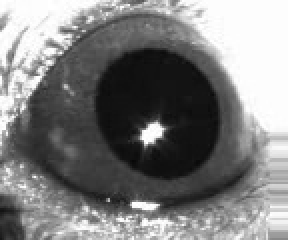
%> input picture set/010316_Mouse882_1_Eye_29.jpeg, 144 x 120 px (shown 2 times larger)
$ octave PupilDiameter.m   (GNU Octave 9; MATLAB toolbox functions it lacks are replaced by stand-ins)
%> lines starting %> are read from the running program, lines starting %| are printed output that depends on the picture; in (x1, y1, x2, y2) boxes, pixels count from 0 and x2, y2 are one past the last pixel; in counts of white or black regions, pixels touching at a corner belong together; the program's own positions count from 1
%% Measure pupil diameter for JPEG
%This script will find the pupil diameter and position in a video of the
%mouse eye. Modified from a version written by Matt McGinley.

%Basic outline to script
%1) Load jpeg of eye in for-loop
%2) Canny edge detection on original image.
%3) Fit ellipse to edge pixels
%4) Find area, centroid and Major and Minor axis of pupil ellipse
%5) Store variables in MySQL using DataJoint


%% Set path and load jpeg

% Read jpeg images (Garrett's case)
% path for Garrett's data: /home/jantine/newnas/Garrett/Pupil Videos/010316/Mouse882/1/010316_Mouse...CompressedROIs/010316_Mouse...Eyes/010316_EyeFrames/2/...

yourFolder = '/home/jantine/newnas/Garrett/Pupil Videos/010316/Mouse882/1/010316_Mouse882_1_CompressedROIs/010316_Mouse882_1_Eyes/010316_EyeFrames/set';
addpath(yourFolder);


% [18 lines of commented-out code are left out]

%% Select Region of Interest (ROI) - maybe not really necessary in Garrett's case
I = imread('010316_Mouse882_1_Eye_29.jpeg');
%> I is the input picture: size 120x144x3 uint8; min 7, max 255, mean 126
%I = imread('010316_Mouse882_1_Eye_28757.jpeg');
I = rgb2gray(I);
%> I: size 120x144 uint8

% BW change to black and white only
level = 0.1; %level in range [0,1]
BW = im2bw(I, level);
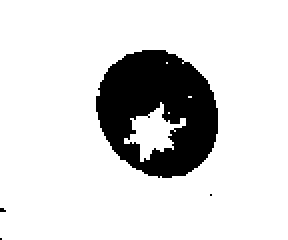
%> BW: size 120x144 logical (shown 2 times larger); 84.8% white; 4 black regions (3 under 20 px), largest, box (x1, y1, x2, y2) and area: (48, 25, 109, 89) 2620
figure;
imshow(BW)

%% Edge Detection (Canny)
BW1 = edge(BW, 'Canny');
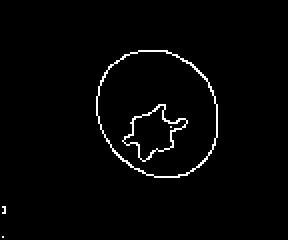
%> BW1: size 120x144 logical (shown 2 times larger); 2% white in thin lines or dots, all inside (x1, y1, x2, y2) = (1, 25, 109, 119)
figure;
imshow(BW1); title('Edge in BW1');
title('Canny Filter');

% Enlarge figure to full screen
%set(gcf, 'Units', 'Normalized', 'Outerposition', [0, 0, 1, 1]);


% get rid of small blobs
BW1 = bwareaopen(BW1, 220);
%> BW1: size 120x144 logical; every value is 0

% get the boundary and outline over original image
boundaries = bwboundaries(BW1);
%> boundaries = {}
%> (the run ends here)
